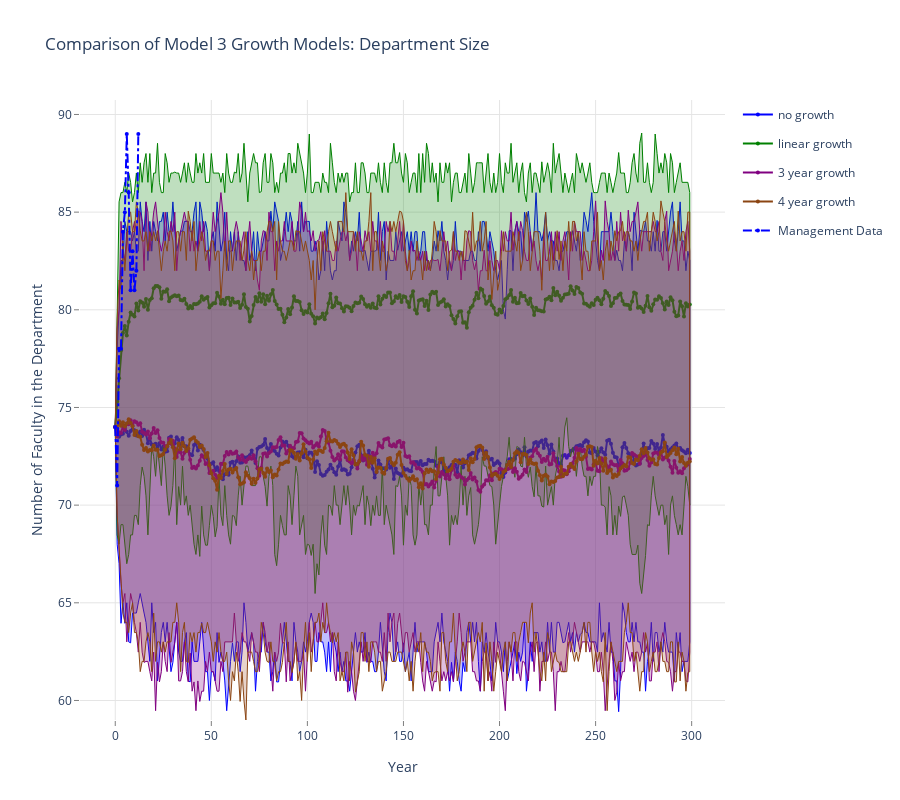

The cell this chart's notebook holds for it:
### Markdown cell above
## Comparison of Model 3 Growth Models: Department Size

### Code cell
data = []
linecolors = ['rgb(0,0,255)', 'rgb(0,128,0)', 'rgb(128,0,128)', 'rgb(139,69,19)']
fillcolors = ['rgba(0,0,255,0.25)', 'rgba(0,128,0,0.25)', 'rgba(128,0,128,0.25)', 'rgba(160,82,45,0.25)']

for k,v in enumerate(results.mlist):
    data.append(go.Scatter(
        x=np.append(v.summary_matrix['yr'], v.summary_matrix['yr'].values[::-1]),
        y=np.append(v.summary_matrix['deptn_975'], v.summary_matrix['deptn_025'].values[::-1]),
        fill='tozerox',
        fillcolor=fillcolors[k],
        line=dict(color=linecolors[k],
                 width=1),
        legendgroup=legend_labels[k],
        showlegend=False,
        mode='lines',
        name=legend_labels[k],
    ))

    data.append(go.Scatter(
        x=v.summary_matrix['yr'],
        y=v.summary_matrix['deptn_avg'],
        line=dict(color=linecolors[k],
                 width=2),
        legendgroup=legend_labels[k],
        showlegend=True,
        marker=dict(
            size=4),
        mode='lines+markers',
        name=legend_labels[k],
    ))


data.append(go.Scatter(
    x=v.summary_matrix['yr'], 
    y=v.summary_matrix['act_deptn'],
    line=dict(color='blue',
             dash='dashdot'),
    name='Management Data',
    mode='lines+markers',
    marker=dict(
        size=4),

))
    
layout = go.Layout(
    title='Comparison of Model 3 Growth Models: Department Size',
    height=800,
    width=900,
    paper_bgcolor='rgb(255,255,255)',
    plot_bgcolor='rgb(255,255,255)',
    xaxis=dict(
        visible=True,
        title='Year',
        gridcolor='rgb(229,229,229)',
        showgrid=True,
        showline=True,
        showticklabels=True,
        tickcolor='rgb(127,127,127)',
        ticks='outside',
        zeroline=False
    ),
    yaxis=dict(
        title='Number of Faculty in the Department',
        gridcolor='rgb(229,229,229)',
        showgrid=True,
        showline=True,
        showticklabels=True,
        tickcolor='rgb(127,127,127)',
        ticks='outside',
        zeroline=False
    ),
)
fig = go.Figure(data=data, layout=layout)
plotly.offline.iplot(fig, filename= 'shaded_lines')

# export image for ingestion to pdf file.
# if not os.path.exists('images'):
#     os.mkdir('images')
# pio.write_image(fig, 'images/dept_size_plot.png')

### Figure 1 — Plotly figure (JSON) as saved in the notebook; plotly's stock layout.template omitted (floating-point values rounded to 4 significant figures; data arrays with more than 128 entries replaced by an {"elided": "..."} marker saying what was removed)
{"data": [{"fill": "tozerox", "fillcolor": "rgba(0,0,255,0.25)", "legendgroup": "no growth", "line": {"color": "rgb(0,0,255)", "width": 1}, "mode": "lines", "name": "no growth", "showlegend": false, "type": "scatter", "x": {"elided": "600 int values"}, "y": {"elided": "600 float values"}}, {"legendgroup": "no growth", "line": {"color": "rgb(0,0,255)", "width": 2}, "marker": {"size": 4}, "mode": "lines+markers", "name": "no growth", "showlegend": true, "type": "scatter", "x": {"elided": "300 int values"}, "y": {"elided": "300 float values"}}, {"fill": "tozerox", "fillcolor": "rgba(0,128,0,0.25)", "legendgroup": "linear growth", "line": {"color": "rgb(0,128,0)", "width": 1}, "mode": "lines", "name": "linear growth", "showlegend": false, "type": "scatter", "x": {"elided": "600 int values"}, "y": {"elided": "600 float values"}}, {"legendgroup": "linear growth", "line": {"color": "rgb(0,128,0)", "width": 2}, "marker": {"size": 4}, "mode": "lines+markers", "name": "linear growth", "showlegend": true, "type": "scatter", "x": {"elided": "300 int values"}, "y": {"elided": "300 float values"}}, {"fill": "tozerox", "fillcolor": "rgba(128,0,128,0.25)", "legendgroup": "3 year growth", "line": {"color": "rgb(128,0,128)", "width": 1}, "mode": "lines", "name": "3 year growth", "showlegend": false, "type": "scatter", "x": {"elided": "600 int values"}, "y": {"elided": "600 float values"}}, {"legendgroup": "3 year growth", "line": {"color": "rgb(128,0,128)", "width": 2}, "marker": {"size": 4}, "mode": "lines+markers", "name": "3 year growth", "showlegend": true, "type": "scatter", "x": {"elided": "300 int values"}, "y": {"elided": "300 float values"}}, {"fill": "tozerox", "fillcolor": "rgba(160,82,45,0.25)", "legendgroup": "4 year growth", "line": {"color": "rgb(139,69,19)", "width": 1}, "mode": "lines", "name": "4 year growth", "showlegend": false, "type": "scatter", "x": {"elided": "600 int values"}, "y": {"elided": "600 float values"}}, {"legendgroup": "4 year growth", "line": {"color": "rgb(139,69,19)", "width": 2}, "marker": {"size": 4}, "mode": "lines+markers", "name": "4 year growth", "showlegend": true, "type": "scatter", "x": {"elided": "300 int values"}, "y": {"elided": "300 float values"}}, {"line": {"color": "blue", "dash": "dashdot"}, "marker": {"size": 4}, "mode": "lines+markers", "name": "Management Data", "type": "scatter", "x": {"elided": "300 int values"}, "y": {"elided": "300 int values"}}], "layout": {"height": 800, "paper_bgcolor": "rgb(255,255,255)", "plot_bgcolor": "rgb(255,255,255)", "title": {"text": "Comparison of Model 3 Growth Models: Department Size"}, "width": 900, "xaxis": {"gridcolor": "rgb(229,229,229)", "showgrid": true, "showline": true, "showticklabels": true, "tickcolor": "rgb(127,127,127)", "ticks": "outside", "title": {"text": "Year"}, "visible": true, "zeroline": false}, "yaxis": {"gridcolor": "rgb(229,229,229)", "showgrid": true, "showline": true, "showticklabels": true, "tickcolor": "rgb(127,127,127)", "ticks": "outside", "title": {"text": "Number of Faculty in the Department"}, "zeroline": false}}}
